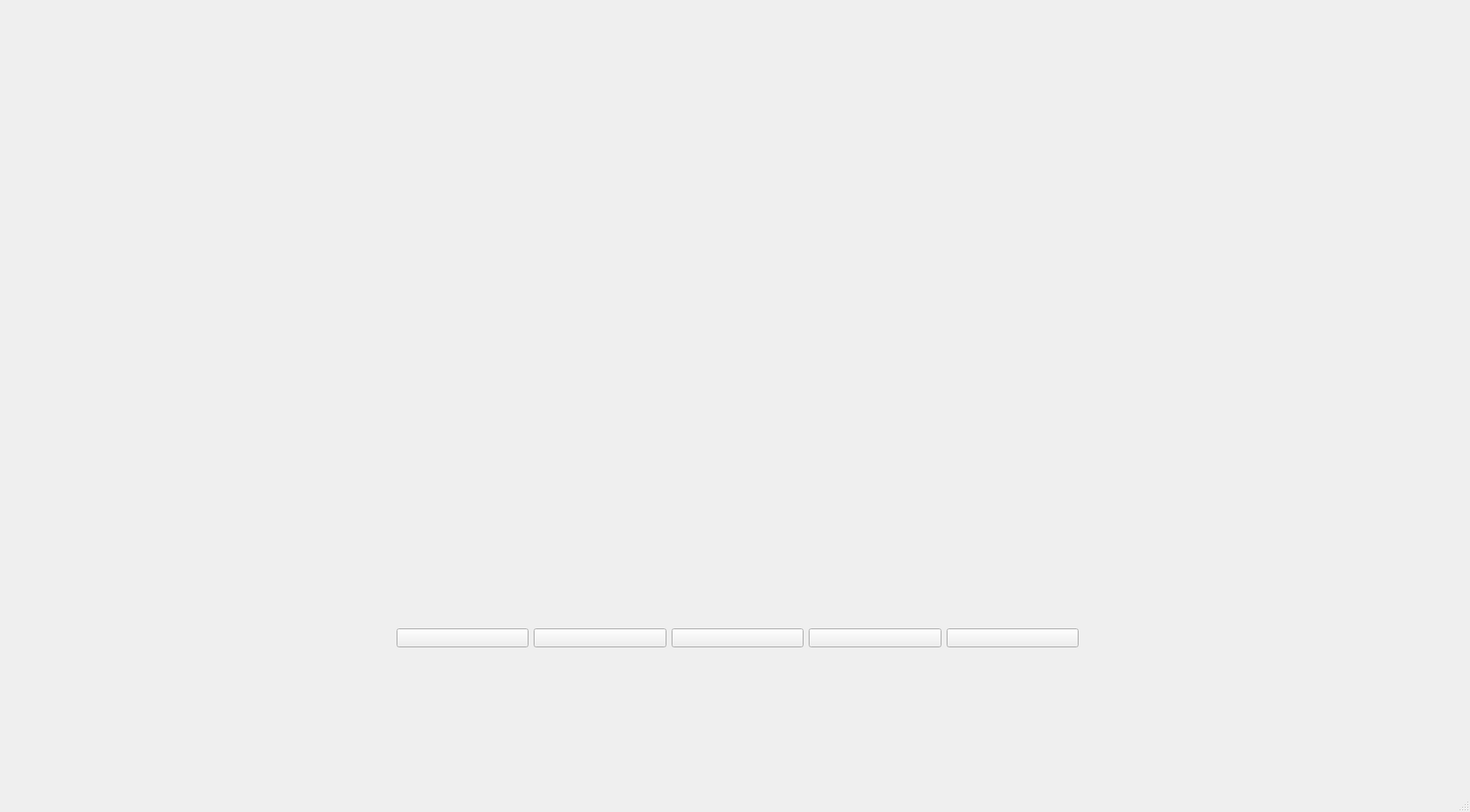
<?xml version="1.0" encoding="UTF-8"?>
<ui version="4.0">
 <class>MainWindow</class>
 <widget class="QMainWindow" name="MainWindow">
  <property name="geometry">
   <rect>
    <x>0</x>
    <y>0</y>
    <width>1705</width>
    <height>942</height>
   </rect>
  </property>
  <property name="windowTitle">
   <string>MainWindow</string>
  </property>
  <widget class="QWidget" name="centralwidget">
   <widget class="QWidget" name="">
    <property name="geometry">
     <rect>
      <x>460</x>
      <y>690</y>
      <width>791</width>
      <height>101</height>
     </rect>
    </property>
    <layout class="QHBoxLayout" name="horizontalLayout">
     <item>
      <widget class="QPushButton" name="PrevButton">
       <property name="text">
        <string/>
       </property>
      </widget>
     </item>
     <item>
      <widget class="QPushButton" name="PSButton">
       <property name="text">
        <string/>
       </property>
      </widget>
     </item>
     <item>
      <widget class="QPushButton" name="NextButton">
       <property name="text">
        <string/>
       </property>
      </widget>
     </item>
     <item>
      <widget class="QPushButton" name="ModelButton">
       <property name="text">
        <string/>
       </property>
      </widget>
     </item>
     <item>
      <widget class="QPushButton" name="ListButton">
       <property name="text">
        <string/>
       </property>
      </widget>
     </item>
    </layout>
   </widget>
  </widget>
  <widget class="QMenuBar" name="menubar">
   <property name="geometry">
    <rect>
     <x>0</x>
     <y>0</y>
     <width>1705</width>
     <height>30</height>
    </rect>
   </property>
  </widget>
  <widget class="QStatusBar" name="statusbar"/>
 </widget>
 <resources/>
 <connections/>
</ui>
